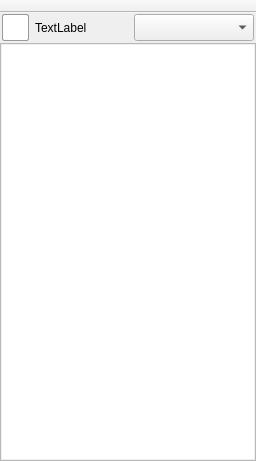
<?xml version="1.0" encoding="UTF-8"?>
<ui version="4.0">
 <class>form_MainWindow</class>
 <widget class="QMainWindow" name="form_MainWindow">
  <property name="geometry">
   <rect>
    <x>0</x>
    <y>0</y>
    <width>256</width>
    <height>461</height>
   </rect>
  </property>
  <property name="minimumSize">
   <size>
    <width>256</width>
    <height>0</height>
   </size>
  </property>
  <property name="maximumSize">
   <size>
    <width>256</width>
    <height>16777215</height>
   </size>
  </property>
  <property name="windowTitle">
   <string>I2PChat</string>
  </property>
  <property name="windowIcon">
   <iconset resource="resourcen.qrc">
    <normaloff>:/icons/avatar.svg</normaloff>:/icons/avatar.svg</iconset>
  </property>
  <property name="locale">
   <locale language="English" country="UnitedStates"/>
  </property>
  <widget class="QWidget" name="centralwidget">
   <layout class="QGridLayout" name="gridLayout_2">
    <property name="leftMargin">
     <number>0</number>
    </property>
    <property name="topMargin">
     <number>0</number>
    </property>
    <property name="rightMargin">
     <number>0</number>
    </property>
    <property name="bottomMargin">
     <number>0</number>
    </property>
    <property name="horizontalSpacing">
     <number>6</number>
    </property>
    <property name="verticalSpacing">
     <number>0</number>
    </property>
    <item row="2" column="0">
     <widget class="QListWidget" name="listWidget">
      <property name="minimumSize">
       <size>
        <width>256</width>
        <height>0</height>
       </size>
      </property>
      <property name="maximumSize">
       <size>
        <width>256</width>
        <height>16777215</height>
       </size>
      </property>
      <property name="font">
       <font>
        <pointsize>9</pointsize>
       </font>
      </property>
      <property name="cursor" stdset="0">
       <cursorShape>PointingHandCursor</cursorShape>
      </property>
      <property name="mouseTracking">
       <bool>false</bool>
      </property>
      <property name="contextMenuPolicy">
       <enum>Qt::CustomContextMenu</enum>
      </property>
      <property name="autoFillBackground">
       <bool>false</bool>
      </property>
      <property name="styleSheet">
       <string notr="true">QListView::item:hover {color: #000; background: rgba(200,200,200,.4)}
QListView{padding:1px;}</string>
      </property>
      <property name="frameShape">
       <enum>QFrame::StyledPanel</enum>
      </property>
      <property name="frameShadow">
       <enum>QFrame::Plain</enum>
      </property>
      <property name="sizeAdjustPolicy">
       <enum>QAbstractScrollArea::AdjustToContents</enum>
      </property>
      <property name="autoScrollMargin">
       <number>0</number>
      </property>
      <property name="editTriggers">
       <set>QAbstractItemView::AllEditTriggers</set>
      </property>
      <property name="dragEnabled">
       <bool>false</bool>
      </property>
      <property name="dragDropMode">
       <enum>QAbstractItemView::NoDragDrop</enum>
      </property>
      <property name="alternatingRowColors">
       <bool>false</bool>
      </property>
      <property name="selectionBehavior">
       <enum>QAbstractItemView::SelectRows</enum>
      </property>
      <property name="iconSize">
       <size>
        <width>10</width>
        <height>10</height>
       </size>
      </property>
      <property name="movement">
       <enum>QListView::Static</enum>
      </property>
      <property name="gridSize">
       <size>
        <width>0</width>
        <height>18</height>
       </size>
      </property>
      <property name="sortingEnabled">
       <bool>false</bool>
      </property>
     </widget>
    </item>
    <item row="1" column="0" alignment="Qt::AlignVCenter">
     <widget class="QFrame" name="frame">
      <property name="sizePolicy">
       <sizepolicy hsizetype="Maximum" vsizetype="Preferred">
        <horstretch>0</horstretch>
        <verstretch>0</verstretch>
       </sizepolicy>
      </property>
      <property name="minimumSize">
       <size>
        <width>256</width>
        <height>31</height>
       </size>
      </property>
      <property name="maximumSize">
       <size>
        <width>256</width>
        <height>31</height>
       </size>
      </property>
      <property name="sizeIncrement">
       <size>
        <width>0</width>
        <height>0</height>
       </size>
      </property>
      <property name="font">
       <font>
        <pointsize>9</pointsize>
       </font>
      </property>
      <property name="styleSheet">
       <string notr="true"/>
      </property>
      <property name="frameShape">
       <enum>QFrame::NoFrame</enum>
      </property>
      <property name="frameShadow">
       <enum>QFrame::Raised</enum>
      </property>
      <layout class="QGridLayout" name="gridLayout">
       <property name="sizeConstraint">
        <enum>QLayout::SetMinAndMaxSize</enum>
       </property>
       <property name="leftMargin">
        <number>2</number>
       </property>
       <property name="topMargin">
        <number>1</number>
       </property>
       <property name="rightMargin">
        <number>2</number>
       </property>
       <property name="bottomMargin">
        <number>1</number>
       </property>
       <property name="horizontalSpacing">
        <number>6</number>
       </property>
       <property name="verticalSpacing">
        <number>4</number>
       </property>
       <item row="0" column="0" alignment="Qt::AlignLeft|Qt::AlignVCenter">
        <widget class="QLabel" name="avatarlabel">
         <property name="minimumSize">
          <size>
           <width>27</width>
           <height>27</height>
          </size>
         </property>
         <property name="maximumSize">
          <size>
           <width>27</width>
           <height>27</height>
          </size>
         </property>
         <property name="styleSheet">
          <string notr="true">QLabel{
border: 1px solid #999;
border-radius: 2px;
background: #fff;
}</string>
         </property>
         <property name="lineWidth">
          <number>1</number>
         </property>
         <property name="text">
          <string/>
         </property>
         <property name="pixmap">
          <pixmap resource="resourcen.qrc">:/icons/avatar.svg</pixmap>
         </property>
         <property name="scaledContents">
          <bool>true</bool>
         </property>
         <property name="alignment">
          <set>Qt::AlignLeading|Qt::AlignLeft|Qt::AlignVCenter</set>
         </property>
        </widget>
       </item>
       <item row="0" column="3" alignment="Qt::AlignLeft|Qt::AlignVCenter">
        <widget class="QComboBox" name="comboBox">
         <property name="sizePolicy">
          <sizepolicy hsizetype="Fixed" vsizetype="Fixed">
           <horstretch>0</horstretch>
           <verstretch>0</verstretch>
          </sizepolicy>
         </property>
         <property name="minimumSize">
          <size>
           <width>120</width>
           <height>27</height>
          </size>
         </property>
         <property name="maximumSize">
          <size>
           <width>120</width>
           <height>27</height>
          </size>
         </property>
         <property name="font">
          <font>
           <pointsize>9</pointsize>
          </font>
         </property>
         <property name="styleSheet">
          <string notr="true">QListView::item:hover {color: #000; background: rgba(200,200,200,.4)}</string>
         </property>
         <property name="insertPolicy">
          <enum>QComboBox::NoInsert</enum>
         </property>
         <property name="iconSize">
          <size>
           <width>12</width>
           <height>12</height>
          </size>
         </property>
        </widget>
       </item>
       <item row="0" column="1" colspan="2">
        <widget class="QLabel" name="nicknamelabel">
         <property name="sizePolicy">
          <sizepolicy hsizetype="Preferred" vsizetype="Preferred">
           <horstretch>0</horstretch>
           <verstretch>0</verstretch>
          </sizepolicy>
         </property>
         <property name="minimumSize">
          <size>
           <width>93</width>
           <height>28</height>
          </size>
         </property>
         <property name="maximumSize">
          <size>
           <width>93</width>
           <height>28</height>
          </size>
         </property>
         <property name="font">
          <font>
           <pointsize>9</pointsize>
          </font>
         </property>
         <property name="text">
          <string>TextLabel</string>
         </property>
         <property name="scaledContents">
          <bool>false</bool>
         </property>
         <property name="alignment">
          <set>Qt::AlignLeading|Qt::AlignLeft|Qt::AlignVCenter</set>
         </property>
         <property name="margin">
          <number>0</number>
         </property>
         <property name="textElideMode" stdset="0">
          <string>ElideRight</string>
         </property>
        </widget>
       </item>
      </layout>
     </widget>
    </item>
   </layout>
  </widget>
  <widget class="QToolBar" name="toolBar">
   <property name="enabled">
    <bool>true</bool>
   </property>
   <property name="sizePolicy">
    <sizepolicy hsizetype="Preferred" vsizetype="Maximum">
     <horstretch>0</horstretch>
     <verstretch>0</verstretch>
    </sizepolicy>
   </property>
   <property name="minimumSize">
    <size>
     <width>0</width>
     <height>0</height>
    </size>
   </property>
   <property name="maximumSize">
    <size>
     <width>256</width>
     <height>16635</height>
    </size>
   </property>
   <property name="sizeIncrement">
    <size>
     <width>0</width>
     <height>2</height>
    </size>
   </property>
   <property name="cursor">
    <cursorShape>PointingHandCursor</cursorShape>
   </property>
   <property name="contextMenuPolicy">
    <enum>Qt::NoContextMenu</enum>
   </property>
   <property name="styleSheet">
    <string notr="true">QToolBar {padding-left: 2px;}</string>
   </property>
   <property name="movable">
    <bool>false</bool>
   </property>
   <property name="orientation">
    <enum>Qt::Horizontal</enum>
   </property>
   <property name="iconSize">
    <size>
     <width>20</width>
     <height>20</height>
    </size>
   </property>
   <property name="floatable">
    <bool>false</bool>
   </property>
   <attribute name="toolBarArea">
    <enum>TopToolBarArea</enum>
   </attribute>
   <attribute name="toolBarBreak">
    <bool>false</bool>
   </attribute>
  </widget>
 </widget>
 <resources>
  <include location="resourcen.qrc"/>
 </resources>
 <connections/>
 <designerdata>
  <property name="gridDeltaX">
   <number>4</number>
  </property>
  <property name="gridDeltaY">
   <number>2</number>
  </property>
  <property name="gridSnapX">
   <bool>true</bool>
  </property>
  <property name="gridSnapY">
   <bool>true</bool>
  </property>
  <property name="gridVisible">
   <bool>true</bool>
  </property>
 </designerdata>
</ui>
